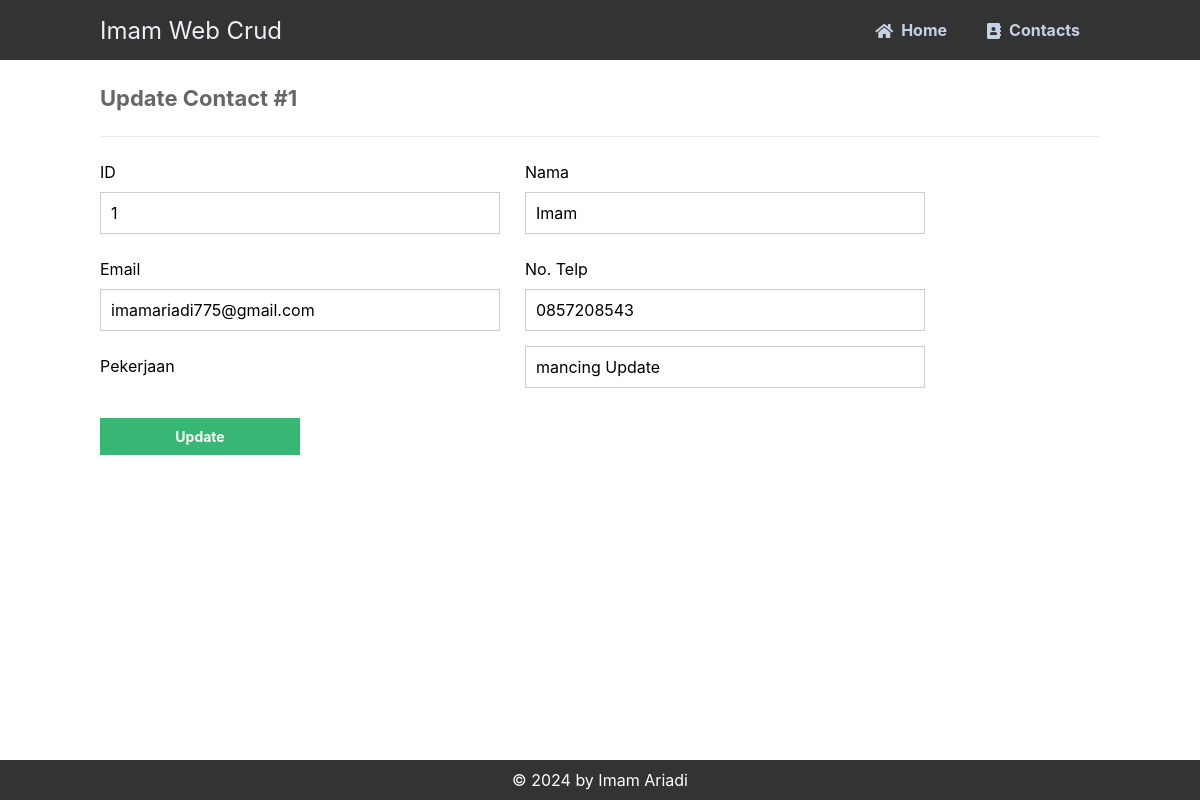
Page /update.php?id=1 on the committed database.
### tables this page shows
CREATE TABLE `kontak` (
  `id` int(11) NOT NULL,
  `nama` varchar(50) NOT NULL,
  `email` varchar(50) NOT NULL,
  `telp` varchar(15) NOT NULL,
  `pekerjaan` varchar(50) NOT NULL
);

### update.php (the view, shortened to what this page needs)
<?php
include 'functions.php';
$pdo = pdo_connect_mysql();
if (isset($_GET['id'])) {
    $stmt = $pdo->prepare('SELECT * FROM kontak WHERE id = ?');
    $stmt->execute([$_GET['id']]);
    $contact = $stmt->fetch(PDO::FETCH_ASSOC);
} else {
    exit('No ID specified!');
}
?>
<?=template_header('Read')?>
<div class="content update">
	<h2>Update Contact #<?=$contact['id']?></h2>
    <form action="update.php?id=<?=$contact['id']?>" method="post">
        <label for="id">ID</label>
        <label for="nama">Nama</label>
        <input type="text" name="id" value="<?=$contact['id']?>" id="id">
        <input type="text" name="nama" value="<?=$contact['nama']?>" id="nama">
        <label for="email">Email</label>
        <label for="telp">No. Telp</label>
        <input type="text" name="email" value="<?=$contact['email']?>" id="email">
        <input type="text" name="telp" value="<?=$contact['telp']?>" id="telp">
        <label for="pekerjaan">Pekerjaan</label>
        <input type="text" name="pekerjaan" value="<?=$contact['pekerjaan']?>" id="title">
        <input type="submit" value="Update">
    </form>
</div>
<?=template_footer()?>

### style.css (style rules this page uses)
* { box-sizing: border-box; font-family: -apple-system, BlinkMacSystemFont, "segoe ui", roboto, oxygen, ubuntu, cantarell, "fira sans", "droid sans", "helvetica neue", Arial, sans-serif; font-size: 16px; -webkit-font-smoothing: antialiased; -moz-osx-font-smoothing: grayscale; }
body { background-color: #FFFFFF; margin: 0; }
.content { width: 1000px; margin: 0 auto; }
.content h2 { margin: 0; padding: 25px 0; font-size: 22px; border-bottom: 1px solid #ebebeb; color: #666666; }
.update form { padding: 15px 0; display: flex; flex-flow: wrap; }
.update form label { display: inline-flex; width: 400px; padding: 10px 0; margin-right: 25px; }
.update form input { padding: 10px; width: 400px; margin-right: 25px; margin-bottom: 15px; border: 1px solid #cccccc; }
.update form input[type="submit"] { display: block; background-color: #38b673; border: 0; font-weight: bold; font-size: 14px; color: #FFFFFF; cursor: pointer; width: 200px; margin-top: 15px; }

### rows in the picture
kontak: id "1", nama "Imam", email "imamariadi775@gmail.com", telp "0857208543", pekerjaan "mancing Update"
